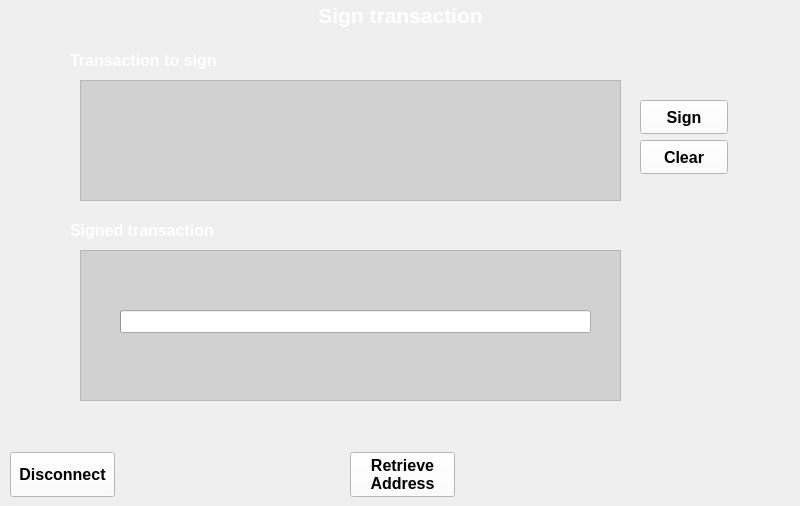
    <widget class="QWidget" name="pageSign">
     <widget class="QLabel" name="label_2">
      <property name="geometry">
       <rect>
        <x>70</x>
        <y>220</y>
        <width>171</width>
        <height>21</height>
       </rect>
      </property>
      <property name="font">
       <font>
        <pointsize>12</pointsize>
        <weight>75</weight>
        <bold>true</bold>
       </font>
      </property>
      <property name="styleSheet">
       <string notr="true">color: rgb(255, 255, 255);</string>
      </property>
      <property name="text">
       <string>Signed transaction</string>
      </property>
     </widget>
     <widget class="QLabel" name="label">
      <property name="geometry">
       <rect>
        <x>70</x>
        <y>50</y>
        <width>171</width>
        <height>21</height>
       </rect>
      </property>
      <property name="font">
       <font>
        <pointsize>12</pointsize>
        <weight>75</weight>
        <bold>true</bold>
       </font>
      </property>
      <property name="styleSheet">
       <string notr="true">color: rgb(255, 255, 255);</string>
      </property>
      <property name="text">
       <string>Transaction to sign</string>
      </property>
     </widget>
     <widget class="QPushButton" name="btSign_Sign">
      <property name="geometry">
       <rect>
        <x>640</x>
        <y>100</y>
        <width>88</width>
        <height>34</height>
       </rect>
      </property>
      <property name="font">
       <font>
        <pointsize>12</pointsize>
        <weight>75</weight>
        <bold>true</bold>
       </font>
      </property>
      <property name="styleSheet">
       <string notr="true">background-color: rgba(255, 255, 255, 255);</string>
      </property>
      <property name="text">
       <string>Sign</string>
      </property>
     </widget>
     <widget class="QTextEdit" name="teSign_Input">
      <property name="geometry">
       <rect>
        <x>80</x>
        <y>80</y>
        <width>541</width>
        <height>121</height>
       </rect>
      </property>
      <property name="styleSheet">
       <string notr="true">color: rgb(255, 255, 255);
background-color: rgba(0, 0, 0, 32);</string>
      </property>
      <property name="html">
       <string>&lt;!DOCTYPE HTML PUBLIC &quot;-//W3C//DTD HTML 4.0//EN&quot; &quot;http://www.w3.org/TR/REC-html40/strict.dtd&quot;&gt;
&lt;html&gt;&lt;head&gt;&lt;meta name=&quot;qrichtext&quot; content=&quot;1&quot; /&gt;&lt;style type=&quot;text/css&quot;&gt;
p, li { white-space: pre-wrap; }
&lt;/style&gt;&lt;/head&gt;&lt;body style=&quot; font-family:'Noto Sans'; font-size:10pt; font-weight:400; font-style:normal;&quot;&gt;
&lt;p style=&quot;-qt-paragraph-type:empty; margin-top:0px; margin-bottom:0px; margin-left:0px; margin-right:0px; -qt-block-indent:0; text-indent:0px; font-family:'Sans Serif'; font-size:9pt;&quot;&gt;&lt;br /&gt;&lt;/p&gt;&lt;/body&gt;&lt;/html&gt;</string>
      </property>
     </widget>
     <widget class="QTextEdit" name="teSign_Output">
      <property name="enabled">
       <bool>true</bool>
      </property>
      <property name="geometry">
       <rect>
        <x>80</x>
        <y>250</y>
        <width>541</width>
        <height>151</height>
       </rect>
      </property>
      <property name="styleSheet">
       <string notr="true">color: rgb(255, 255, 255);
background-color: rgba(0, 0, 0, 32);</string>
      </property>
      <property name="readOnly">
       <bool>true</bool>
      </property>
      <property name="html">
       <string>&lt;!DOCTYPE HTML PUBLIC &quot;-//W3C//DTD HTML 4.0//EN&quot; &quot;http://www.w3.org/TR/REC-html40/strict.dtd&quot;&gt;
&lt;html&gt;&lt;head&gt;&lt;meta name=&quot;qrichtext&quot; content=&quot;1&quot; /&gt;&lt;style type=&quot;text/css&quot;&gt;
p, li { white-space: pre-wrap; }
&lt;/style&gt;&lt;/head&gt;&lt;body style=&quot; font-family:'Noto Sans'; font-size:10pt; font-weight:400; font-style:normal;&quot;&gt;
&lt;p align=&quot;justify&quot; style=&quot;-qt-paragraph-type:empty; margin-top:0px; margin-bottom:0px; margin-left:0px; margin-right:0px; -qt-block-indent:0; text-indent:0px;&quot;&gt;&lt;br /&gt;&lt;/p&gt;&lt;/body&gt;&lt;/html&gt;</string>
      </property>
     </widget>
     <widget class="QPushButton" name="btSign_Clear">
      <property name="geometry">
       <rect>
        <x>640</x>
        <y>140</y>
        <width>88</width>
        <height>34</height>
       </rect>
      </property>
      <property name="font">
       <font>
        <pointsize>12</pointsize>
        <weight>75</weight>
        <bold>true</bold>
       </font>
      </property>
      <property name="styleSheet">
       <string notr="true">background-color: rgba(255, 255, 255, 255);</string>
      </property>
      <property name="text">
       <string>Clear</string>
      </property>
     </widget>
     <widget class="QLabel" name="label_46">
      <property name="geometry">
       <rect>
        <x>10</x>
        <y>0</y>
        <width>781</width>
        <height>31</height>
       </rect>
      </property>
      <property name="font">
       <font>
        <pointsize>16</pointsize>
        <weight>75</weight>
        <bold>true</bold>
       </font>
      </property>
      <property name="styleSheet">
       <string notr="true">color: rgb(255, 255, 255);</string>
      </property>
      <property name="text">
       <string>Sign transaction</string>
      </property>
      <property name="alignment">
       <set>Qt::AlignCenter</set>
      </property>
     </widget>
     <widget class="QProgressBar" name="pbSign">
      <property name="geometry">
       <rect>
        <x>120</x>
        <y>310</y>
        <width>471</width>
        <height>23</height>
       </rect>
      </property>
      <property name="styleSheet">
       <string notr="true">color: rgb(255, 255, 255);</string>
      </property>
      <property name="maximum">
       <number>84</number>
      </property>
      <property name="value">
       <number>0</number>
      </property>
     </widget>
     <widget class="QPushButton" name="btSign_Disconnect">
      <property name="geometry">
       <rect>
        <x>10</x>
        <y>452</y>
        <width>105</width>
        <height>45</height>
       </rect>
      </property>
      <property name="minimumSize">
       <size>
        <width>105</width>
        <height>45</height>
       </size>
      </property>
      <property name="maximumSize">
       <size>
        <width>105</width>
        <height>45</height>
       </size>
      </property>
      <property name="font">
       <font>
        <pointsize>12</pointsize>
        <weight>75</weight>
        <bold>true</bold>
       </font>
      </property>
      <property name="styleSheet">
       <string notr="true">background-color: rgba(255, 255, 255, 255);</string>
      </property>
      <property name="text">
       <string>Disconnect</string>
      </property>
     </widget>
     <widget class="QPushButton" name="btSign_RetrieveAddress">
      <property name="geometry">
       <rect>
        <x>350</x>
        <y>452</y>
        <width>105</width>
        <height>45</height>
       </rect>
      </property>
      <property name="minimumSize">
       <size>
        <width>105</width>
        <height>45</height>
       </size>
      </property>
      <property name="maximumSize">
       <size>
        <width>105</width>
        <height>45</height>
       </size>
      </property>
      <property name="font">
       <font>
        <pointsize>12</pointsize>
        <weight>75</weight>
        <bold>true</bold>
       </font>
      </property>
      <property name="styleSheet">
       <string notr="true">background-color: rgba(255, 255, 255, 255);</string>
      </property>
      <property name="text">
       <string>Retrieve
Address</string>
      </property>
     </widget>
    </widget>
